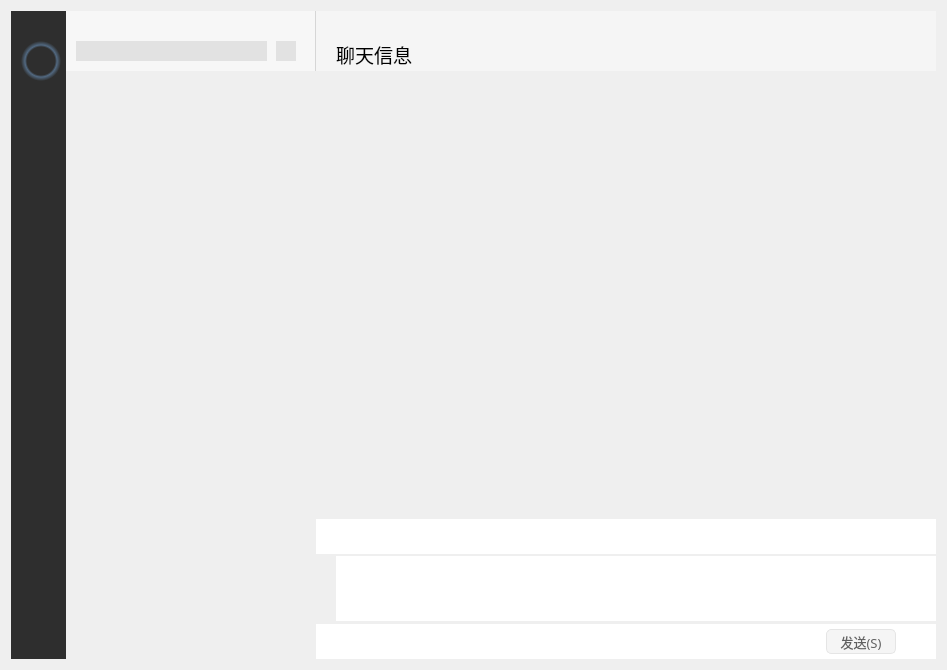
<?xml version="1.0" encoding="UTF-8"?>
<ui version="4.0">
 <class>Widget</class>
 <widget class="QWidget" name="Widget">
  <property name="geometry">
   <rect>
    <x>0</x>
    <y>0</y>
    <width>947</width>
    <height>670</height>
   </rect>
  </property>
  <property name="windowTitle">
   <string>Widget</string>
  </property>
  <layout class="QGridLayout" name="gridLayout_5">
   <item row="0" column="0">
    <widget class="QWidget" name="centerWidget" native="true">
     <layout class="QGridLayout" name="gridLayout_4" columnstretch="0,0,1">
      <property name="leftMargin">
       <number>0</number>
      </property>
      <property name="topMargin">
       <number>0</number>
      </property>
      <property name="rightMargin">
       <number>0</number>
      </property>
      <property name="bottomMargin">
       <number>0</number>
      </property>
      <property name="spacing">
       <number>0</number>
      </property>
      <item row="0" column="1">
       <layout class="QGridLayout" name="gridLayout_2">
        <property name="spacing">
         <number>0</number>
        </property>
        <item row="0" column="0">
         <widget class="QWidget" name="widget_6" native="true">
          <property name="minimumSize">
           <size>
            <width>250</width>
            <height>60</height>
           </size>
          </property>
          <property name="maximumSize">
           <size>
            <width>250</width>
            <height>60</height>
           </size>
          </property>
          <property name="styleSheet">
           <string notr="true">background-color: rgb(247,247,247);
border-right:1px solid #D6D6D6;</string>
          </property>
          <widget class="QLineEdit" name="lineEdit">
           <property name="geometry">
            <rect>
             <x>10</x>
             <y>30</y>
             <width>191</width>
             <height>20</height>
            </rect>
           </property>
           <property name="styleSheet">
            <string notr="true">QLineEdit
{
	background-color: rgb(226,226,226);
	border: none; /* no border for a flat push button */
}
QLineEdit
{
	background-color: rgb(226,226,226);
	border: none; /* no border for a flat push button */
}
</string>
           </property>
          </widget>
          <widget class="QPushButton" name="pushButton_addFriend">
           <property name="geometry">
            <rect>
             <x>210</x>
             <y>30</y>
             <width>20</width>
             <height>20</height>
            </rect>
           </property>
           <property name="minimumSize">
            <size>
             <width>20</width>
             <height>20</height>
            </size>
           </property>
           <property name="maximumSize">
            <size>
             <width>20</width>
             <height>20</height>
            </size>
           </property>
           <property name="toolTip">
            <string>添加好友</string>
           </property>
           <property name="styleSheet">
            <string notr="true">QPushButton {
	border: none; /* no border for a flat push button */
	image: url(:/src/tianjia.png); 
	background-color: rgb(226,226,226);
	min-width: 20px;
	max-width: 20px;
	min-height: 20px;
	max-height: 20px;
}
QPushButton::hover {
	background-color: rgb(209,209,209);
	image: url(:/src/tianjia2.png); 
}
QPushButton:pressed {
	image: url(:/src/tianjia.png); 
}</string>
           </property>
           <property name="text">
            <string/>
           </property>
          </widget>
         </widget>
        </item>
        <item row="1" column="0">
         <widget class="ToolBoxPow" name="userListWidget" native="true"/>
        </item>
       </layout>
      </item>
      <item row="0" column="2">
       <layout class="QGridLayout" name="gridLayout">
        <property name="spacing">
         <number>0</number>
        </property>
        <item row="0" column="0">
         <widget class="QWidget" name="widget_2" native="true">
          <property name="minimumSize">
           <size>
            <width>0</width>
            <height>60</height>
           </size>
          </property>
          <property name="maximumSize">
           <size>
            <width>16777215</width>
            <height>60</height>
           </size>
          </property>
          <property name="styleSheet">
           <string notr="true">background-color: rgb(245,245,245);</string>
          </property>
          <layout class="QGridLayout" name="gridLayout_8">
           <property name="leftMargin">
            <number>0</number>
           </property>
           <property name="topMargin">
            <number>0</number>
           </property>
           <property name="rightMargin">
            <number>0</number>
           </property>
           <property name="bottomMargin">
            <number>0</number>
           </property>
           <property name="spacing">
            <number>0</number>
           </property>
           <item row="0" column="0">
            <layout class="QGridLayout" name="gridLayout_6" columnstretch="1,0,0,0">
             <property name="spacing">
              <number>0</number>
             </property>
             <item row="0" column="1">
              <widget class="QPushButton" name="pushBtn_hide">
               <property name="minimumSize">
                <size>
                 <width>30</width>
                 <height>25</height>
                </size>
               </property>
               <property name="maximumSize">
                <size>
                 <width>30</width>
                 <height>25</height>
                </size>
               </property>
               <property name="styleSheet">
                <string notr="true">QPushButton {
	border: none; /* no border for a flat push button */
	image: url(:/src/min.png); /* 最小化 */
	min-width: 30px;
	max-width: 30px;
	min-height: 25px;
	max-height: 25px;
}
QPushButton::hover {
	background-color: rgba(166,166,166, 50); 
}</string>
               </property>
               <property name="text">
                <string/>
               </property>
              </widget>
             </item>
             <item row="0" column="2">
              <widget class="QPushButton" name="pushBtn_max">
               <property name="minimumSize">
                <size>
                 <width>30</width>
                 <height>25</height>
                </size>
               </property>
               <property name="maximumSize">
                <size>
                 <width>30</width>
                 <height>25</height>
                </size>
               </property>
               <property name="styleSheet">
                <string notr="true">QPushButton {
	border: none; /* no border for a flat push button */
	image: url(:/src/max.png); /* 最小化 */
	min-width: 30px;
	max-width: 30px;
	min-height: 25px;
	max-height: 25px;
}
QPushButton::hover {
	background-color: rgba(166,166,166, 50); 
}</string>
               </property>
               <property name="text">
                <string/>
               </property>
              </widget>
             </item>
             <item row="0" column="3">
              <widget class="QPushButton" name="pushBtn_close">
               <property name="minimumSize">
                <size>
                 <width>30</width>
                 <height>25</height>
                </size>
               </property>
               <property name="maximumSize">
                <size>
                 <width>30</width>
                 <height>25</height>
                </size>
               </property>
               <property name="styleSheet">
                <string notr="true">QPushButton {
	border: none; /* no border for a flat push button */
	image: url(:/src/close.png); /* 最小化 */
	min-width: 30px;
	max-width: 30px;
	min-height: 25px;
	max-height: 25px;
}
QPushButton::hover {
	background-color: #f57575; 
}</string>
               </property>
               <property name="text">
                <string/>
               </property>
              </widget>
             </item>
             <item row="0" column="0">
              <widget class="QWidget" name="widget_7" native="true"/>
             </item>
            </layout>
           </item>
           <item row="1" column="0">
            <layout class="QGridLayout" name="gridLayout_7" columnstretch="0,0,1,0,0">
             <item row="0" column="1">
              <widget class="QLabel" name="label_info">
               <property name="font">
                <font>
                 <family>新宋体</family>
                 <pointsize>14</pointsize>
                </font>
               </property>
               <property name="text">
                <string>聊天信息</string>
               </property>
              </widget>
             </item>
             <item row="0" column="3">
              <widget class="QPushButton" name="pushButton">
               <property name="styleSheet">
                <string notr="true">QPushButton {
	border: none; /* no border for a flat push button */
	image: url(:/src/more.png); 
	min-width: 30px;
	max-width: 30px;
	min-height: 20px;
	max-height: 20px;
}
QPushButton::hover {
	image: url(:/src/more2.png); 
}
QPushButton:pressed {
	image: url(:/src/more.png); 
}</string>
               </property>
               <property name="text">
                <string/>
               </property>
              </widget>
             </item>
             <item row="0" column="2">
              <widget class="QWidget" name="widget_8" native="true"/>
             </item>
             <item row="0" column="0">
              <widget class="QWidget" name="widget_15" native="true">
               <property name="minimumSize">
                <size>
                 <width>20</width>
                 <height>0</height>
                </size>
               </property>
               <property name="maximumSize">
                <size>
                 <width>20</width>
                 <height>16777215</height>
                </size>
               </property>
              </widget>
             </item>
             <item row="0" column="4">
              <widget class="QWidget" name="widget_16" native="true">
               <property name="minimumSize">
                <size>
                 <width>10</width>
                 <height>0</height>
                </size>
               </property>
               <property name="maximumSize">
                <size>
                 <width>10</width>
                 <height>16777215</height>
                </size>
               </property>
              </widget>
             </item>
            </layout>
           </item>
          </layout>
         </widget>
        </item>
        <item row="1" column="0">
         <widget class="QWidget" name="widget_5" native="true">
          <layout class="QGridLayout" name="gridLayout_3">
           <property name="leftMargin">
            <number>0</number>
           </property>
           <property name="topMargin">
            <number>0</number>
           </property>
           <property name="rightMargin">
            <number>0</number>
           </property>
           <property name="bottomMargin">
            <number>0</number>
           </property>
           <property name="spacing">
            <number>0</number>
           </property>
           <item row="0" column="0">
            <widget class="QStackedWidget" name="stackedWidget_Msg">
             <property name="styleSheet">
              <string notr="true"/>
             </property>
             <property name="currentIndex">
              <number>0</number>
             </property>
             <widget class="QWidget" name="page"/>
             <widget class="QWidget" name="page_2"/>
            </widget>
           </item>
          </layout>
         </widget>
        </item>
        <item row="2" column="0">
         <widget class="QWidget" name="widget_4" native="true">
          <property name="minimumSize">
           <size>
            <width>0</width>
            <height>35</height>
           </size>
          </property>
          <property name="maximumSize">
           <size>
            <width>16777215</width>
            <height>35</height>
           </size>
          </property>
          <property name="styleSheet">
           <string notr="true">background-color: rgb(255, 255, 255);</string>
          </property>
          <layout class="QGridLayout" name="gridLayout_12">
           <property name="leftMargin">
            <number>0</number>
           </property>
           <property name="topMargin">
            <number>0</number>
           </property>
           <property name="rightMargin">
            <number>0</number>
           </property>
           <property name="bottomMargin">
            <number>0</number>
           </property>
           <property name="spacing">
            <number>0</number>
           </property>
           <item row="0" column="0">
            <layout class="QGridLayout" name="gridLayout_11" columnstretch="0,0,0,0,0,1">
             <property name="horizontalSpacing">
              <number>12</number>
             </property>
             <property name="verticalSpacing">
              <number>0</number>
             </property>
             <item row="0" column="3">
              <widget class="QPushButton" name="pushButton_screenshot">
               <property name="styleSheet">
                <string notr="true">QPushButton {
	border: none; /* no border for a flat push button */
	image: url(:/src/screenshot.png); 
	min-width: 20px;
	max-width: 20px;
	min-height: 20px;
	max-height: 20px;
}
QPushButton::hover {
	image: url(:/src/screenshot2.png); 
}
QPushButton:pressed {
	image: url(:/src/screenshot.png); 
}</string>
               </property>
               <property name="text">
                <string/>
               </property>
              </widget>
             </item>
             <item row="0" column="5">
              <widget class="QWidget" name="widget_11" native="true"/>
             </item>
             <item row="0" column="2">
              <widget class="QPushButton" name="pushButton_file">
               <property name="styleSheet">
                <string notr="true">QPushButton {
	border: none; /* no border for a flat push button */
	image: url(:/src/file.png); 
	min-width: 20px;
	max-width: 20px;
	min-height: 20px;
	max-height: 20px;
}
QPushButton::hover {
	image: url(:/src/file2.png); 
}
QPushButton:pressed {
	image: url(:/src/file.png); 
}</string>
               </property>
               <property name="text">
                <string/>
               </property>
              </widget>
             </item>
             <item row="0" column="1">
              <widget class="QPushButton" name="pushButton_emoj">
               <property name="styleSheet">
                <string notr="true">QPushButton {
	border: none; /* no border for a flat push button */
	image: url(:/src/emoj.png); 
	min-width: 20px;
	max-width: 20px;
	min-height: 20px;
	max-height: 20px;
}
QPushButton::hover {
	image: url(:/src/emoj2.png); 
}
QPushButton:pressed {
	image: url(:/src/emoj.png); 
}</string>
               </property>
               <property name="text">
                <string/>
               </property>
              </widget>
             </item>
             <item row="0" column="4">
              <widget class="QPushButton" name="pushButton_chat">
               <property name="styleSheet">
                <string notr="true">QPushButton {
	border: none; /* no border for a flat push button */
	image: url(:/src/chat.png); 
	min-width: 20px;
	max-width: 20px;
	min-height: 20px;
	max-height: 20px;
}
QPushButton::hover {
	image: url(:/src/chat2.png); 
}
QPushButton:pressed {
	image: url(:/src/chat.png); 
}</string>
               </property>
               <property name="text">
                <string/>
               </property>
              </widget>
             </item>
             <item row="0" column="0">
              <widget class="QWidget" name="widget_12" native="true">
               <property name="minimumSize">
                <size>
                 <width>15</width>
                 <height>20</height>
                </size>
               </property>
               <property name="maximumSize">
                <size>
                 <width>15</width>
                 <height>20</height>
                </size>
               </property>
              </widget>
             </item>
            </layout>
           </item>
          </layout>
         </widget>
        </item>
        <item row="3" column="0">
         <widget class="QWidget" name="widget_13" native="true">
          <property name="minimumSize">
           <size>
            <width>0</width>
            <height>70</height>
           </size>
          </property>
          <property name="maximumSize">
           <size>
            <width>16777215</width>
            <height>70</height>
           </size>
          </property>
          <layout class="QGridLayout" name="gridLayout_14">
           <property name="leftMargin">
            <number>0</number>
           </property>
           <property name="topMargin">
            <number>0</number>
           </property>
           <property name="rightMargin">
            <number>0</number>
           </property>
           <property name="bottomMargin">
            <number>0</number>
           </property>
           <property name="spacing">
            <number>0</number>
           </property>
           <item row="0" column="0">
            <layout class="QGridLayout" name="gridLayout_13">
             <property name="spacing">
              <number>0</number>
             </property>
             <item row="0" column="0">
              <widget class="QWidget" name="widget_14" native="true">
               <property name="minimumSize">
                <size>
                 <width>20</width>
                 <height>0</height>
                </size>
               </property>
               <property name="maximumSize">
                <size>
                 <width>20</width>
                 <height>16777215</height>
                </size>
               </property>
              </widget>
             </item>
             <item row="0" column="1">
              <widget class="QTextEdit" name="textEdit">
               <property name="minimumSize">
                <size>
                 <width>0</width>
                 <height>65</height>
                </size>
               </property>
               <property name="maximumSize">
                <size>
                 <width>16777215</width>
                 <height>65</height>
                </size>
               </property>
               <property name="font">
                <font>
                 <family>新宋体</family>
                 <pointsize>12</pointsize>
                </font>
               </property>
               <property name="styleSheet">
                <string notr="true">background-color: rgb(255, 255, 255);
border: none; /* no border for a flat push button */
</string>
               </property>
              </widget>
             </item>
            </layout>
           </item>
          </layout>
         </widget>
        </item>
        <item row="4" column="0">
         <widget class="QWidget" name="widget_3" native="true">
          <property name="minimumSize">
           <size>
            <width>0</width>
            <height>35</height>
           </size>
          </property>
          <property name="maximumSize">
           <size>
            <width>16777215</width>
            <height>35</height>
           </size>
          </property>
          <property name="styleSheet">
           <string notr="true">background-color: rgb(255, 255, 255);</string>
          </property>
          <layout class="QGridLayout" name="gridLayout_10">
           <property name="leftMargin">
            <number>0</number>
           </property>
           <property name="topMargin">
            <number>0</number>
           </property>
           <property name="rightMargin">
            <number>0</number>
           </property>
           <property name="bottomMargin">
            <number>0</number>
           </property>
           <property name="spacing">
            <number>0</number>
           </property>
           <item row="0" column="0">
            <layout class="QGridLayout" name="gridLayout_9" columnstretch="1,0,0">
             <property name="spacing">
              <number>0</number>
             </property>
             <item row="0" column="1">
              <widget class="QPushButton" name="pushBtn_send">
               <property name="minimumSize">
                <size>
                 <width>70</width>
                 <height>25</height>
                </size>
               </property>
               <property name="maximumSize">
                <size>
                 <width>70</width>
                 <height>25</height>
                </size>
               </property>
               <property name="font">
                <font>
                 <family>黑体</family>
                 <pointsize>10</pointsize>
                </font>
               </property>
               <property name="styleSheet">
                <string notr="true">QPushButton{
	color: rgb(96,96,96);
	border-radius: 5px;	
	border-style: solid;
	background-color: rgb(245,245,245);

	border-right:1px solid #E5E5E5;
	border-top:1px solid #E5E5E5;
	border-left:1px solid #E5E5E5;
	border-bottom:1px solid #E5E5E5;
}

QPushButton:hover{
	color: rgb(255, 255, 255);
	background-color: rgb(18,150,17);
}

QPushButton:pressed {
	background-color: rgb(7,193,96);
}</string>
               </property>
               <property name="text">
                <string>发送(S)</string>
               </property>
              </widget>
             </item>
             <item row="0" column="0">
              <widget class="QWidget" name="widget_9" native="true"/>
             </item>
             <item row="0" column="2">
              <widget class="QWidget" name="widget_10" native="true">
               <property name="minimumSize">
                <size>
                 <width>40</width>
                 <height>0</height>
                </size>
               </property>
               <property name="maximumSize">
                <size>
                 <width>40</width>
                 <height>16777215</height>
                </size>
               </property>
              </widget>
             </item>
            </layout>
           </item>
          </layout>
         </widget>
        </item>
       </layout>
      </item>
      <item row="0" column="0">
       <widget class="QWidget" name="widget" native="true">
        <property name="minimumSize">
         <size>
          <width>55</width>
          <height>0</height>
         </size>
        </property>
        <property name="maximumSize">
         <size>
          <width>55</width>
          <height>16777215</height>
         </size>
        </property>
        <property name="styleSheet">
         <string notr="true">background-color: rgb(46,46,46);</string>
        </property>
        <widget class="QLabel" name="label_3">
         <property name="geometry">
          <rect>
           <x>10</x>
           <y>30</y>
           <width>40</width>
           <height>40</height>
          </rect>
         </property>
         <property name="minimumSize">
          <size>
           <width>40</width>
           <height>40</height>
          </size>
         </property>
         <property name="maximumSize">
          <size>
           <width>40</width>
           <height>40</height>
          </size>
         </property>
         <property name="styleSheet">
          <string notr="true">QLabel{
    background-color: qradialgradient(spread:pad, cx:0.5, cy:0.5, radius:0.5, fx:0.5, fy:0.5, stop:0 rgba(0, 0, 0, 0), stop:0.70 rgba(0, 0, 0, 0), stop:0.80 rgba(136, 194, 255, 100), stop:1 rgba(0, 0, 0, 0));
}
QLabel:hover{
    background-color: qradialgradient(spread:pad, cx:0.5, cy:0.5, radius:0.5, fx:0.5, fy:0.5, stop:0 rgba(0, 0, 0, 0), stop:0.70 rgba(0, 0, 0, 0), stop:0.80 rgba(186, 224, 255, 100), stop:1 rgba(0, 0, 0, 0));
}</string>
         </property>
         <property name="text">
          <string/>
         </property>
         <property name="pixmap">
          <pixmap resource="src.qrc">:/src/头像.jpg</pixmap>
         </property>
         <property name="scaledContents">
          <bool>true</bool>
         </property>
        </widget>
        <widget class="QPushButton" name="pushButton_emoj_2">
         <property name="geometry">
          <rect>
           <x>15</x>
           <y>110</y>
           <width>25</width>
           <height>25</height>
          </rect>
         </property>
         <property name="minimumSize">
          <size>
           <width>25</width>
           <height>25</height>
          </size>
         </property>
         <property name="maximumSize">
          <size>
           <width>25</width>
           <height>25</height>
          </size>
         </property>
         <property name="styleSheet">
          <string notr="true">QPushButton {

	border: none; /* no border for a flat push button */
	image: url(:/src/wechat.png); 
	min-width: 25px;
	max-width: 25px;
	min-height: 25px;
	max-height: 25px;
}
QPushButton::hover {
	image: url(:/src/wechat3.png); 
}
QPushButton:checked{
	image: url(:/src/wechat2.png); 
}</string>
         </property>
         <property name="text">
          <string/>
         </property>
         <property name="checkable">
          <bool>true</bool>
         </property>
         <property name="checked">
          <bool>true</bool>
         </property>
        </widget>
       </widget>
      </item>
     </layout>
    </widget>
   </item>
  </layout>
 </widget>
 <customwidgets>
  <customwidget>
   <class>ToolBoxPow</class>
   <extends>QWidget</extends>
   <header location="global">custom/toolboxpow.h</header>
   <container>1</container>
  </customwidget>
 </customwidgets>
 <resources>
  <include location="src.qrc"/>
 </resources>
 <connections/>
</ui>
